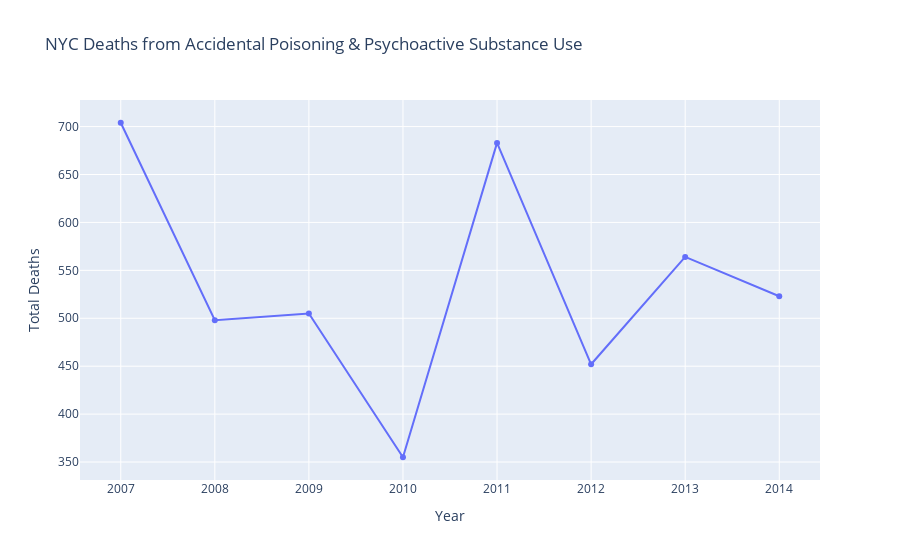

Notebook source saved alongside this figure:
### Code cell
#Now finding that 39 deaths have been related to drug overdose; will begin to plot

import plotly.express as px

# Step 1: Filter for the specific cause
target_cause = "Mental and Behavioral Disorders due to Accidental Poisoning and Other Psychoactive Substance Use (F11-F16, F18-F19, X40-X42, X44)"
filtered_df = results_df_drug[results_df_drug['leading_cause'] == target_cause]

# Step 2: Make sure 'deaths' column is numeric
filtered_df['deaths'] = pd.to_numeric(filtered_df['deaths'], errors='coerce')

# Step 3: Group by year and sum deaths
yearly_deaths = filtered_df.groupby('year')['deaths'].sum().reset_index()

# Step 4: Plot the results
fig = px.line(yearly_deaths, x='year', y='deaths',
              title='NYC Deaths from Accidental Poisoning & Psychoactive Substance Use',
              labels={'year': 'Year', 'deaths': 'Total Deaths'},
              markers=True)

fig.show()

### Figure 1 — Plotly figure (JSON) as saved in the notebook; plotly's stock layout.template omitted (floating-point values rounded to 4 significant figures)
{"data": [{"hovertemplate": "Year=%{x}<br>Total Deaths=%{y}<extra></extra>", "legendgroup": "", "line": {"color": "#636efa", "dash": "solid"}, "marker": {"symbol": "circle"}, "mode": "lines+markers", "name": "", "orientation": "v", "showlegend": false, "type": "scatter", "x": ["2007", "2008", "2009", "2010", "2011", "2012", "2013", "2014"], "xaxis": "x", "y": [704, 498, 505, 355, 683, 452, 564, 523], "yaxis": "y"}], "layout": {"autosize": true, "legend": {"tracegroupgap": 0}, "title": {"text": "NYC Deaths from Accidental Poisoning & Psychoactive Substance Use"}, "xaxis": {"anchor": "y", "autorange": true, "domain": [0, 1], "range": [-0.4236, 7.424], "title": {"text": "Year"}, "type": "category"}, "yaxis": {"anchor": "x", "autorange": true, "domain": [0, 1], "range": [326.2, 732.8], "title": {"text": "Total Deaths"}, "type": "linear"}}}
